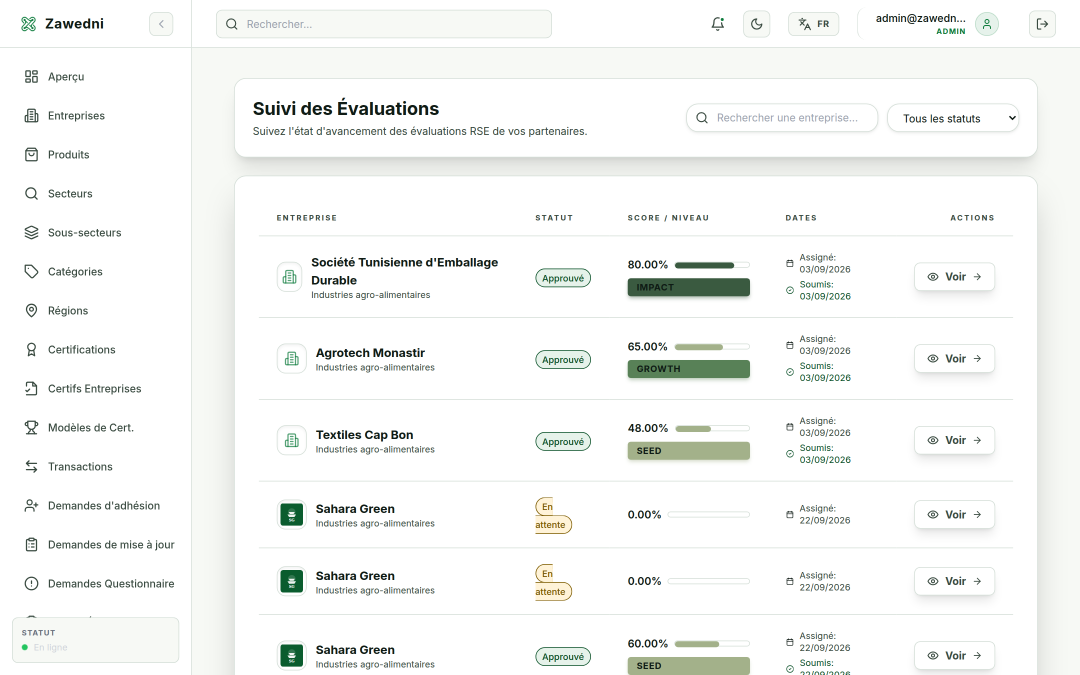
#> input picture content/reference/classic-final/assets/originals-v3/adm-submissions.png, 2160 x 1350 px (shown at 1/2 size)
$ python crop-v7.py
#> lines starting #> are read from the running program, lines starting #| are printed output that depends on the picture
# v7 assets: the admin review alone (parcours-app click 1) and real <img> crops for the metrics slide.
# python3 build/crop-v7.py   (sources are read, never modified; crops only, nothing redrawn or completed)
from PIL import Image
import os
os.chdir(os.path.dirname(os.path.abspath(__file__)) + '/..')
SHOTS = os.path.expanduser('~/Pictures/Screenshots/')
def save(im, name, w=None):
#> called with name = 'adm-revue', w = 1400
    im = im.convert('RGB')
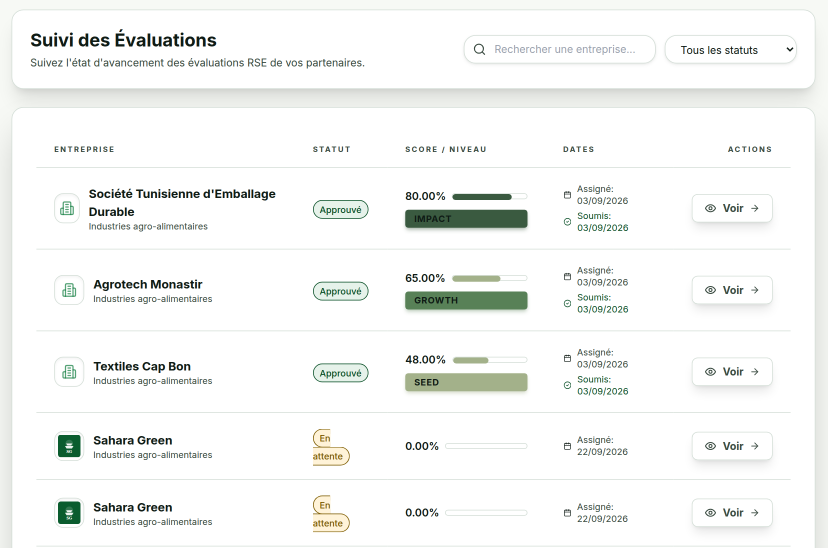
#> im: PIL image 1656x1096 RGB (shown at 1/2 size); mean R, G, B 244.5, 245.9, 244.3
    if w and im.width != w: im = im.resize((w, round(im.height * w / im.width)), Image.LANCZOS)
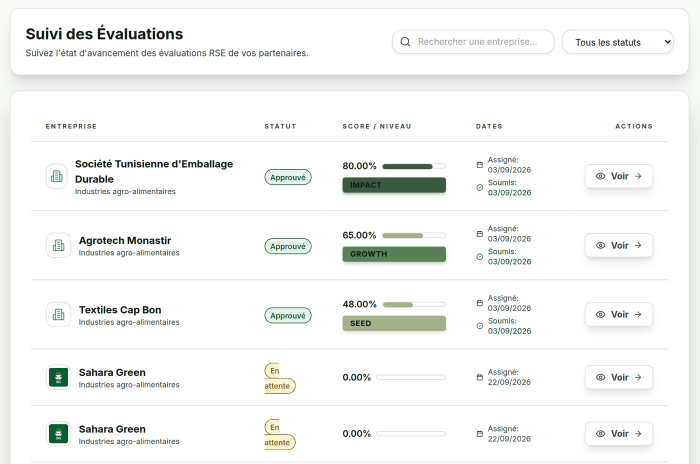
#> im: PIL image 1400x927 RGB (shown at 1/2 size); mean R, G, B 244.3, 245.7, 244.1
    path = f'assets/v7-{name}.jpg'
    im.save(path, quality=90, optimize=True); print(path, im.size)
#| assets/v7-adm-revue.jpg (1400, 927)
# admin: the evaluations table without the side menu and the cut last row (the header with the e-mail stays out, as in v3)
save(Image.open('assets/originals-v3/adm-submissions.png').crop((445, 137, 2101, 1233)), 'adm-revue', w=1400)
# Prometheus 06/10 (same source as p0610-prometheus-targets): the two target cards, without the search bar and the info banner
#> (the run stopped early here; a loop or call above may not have finished)
